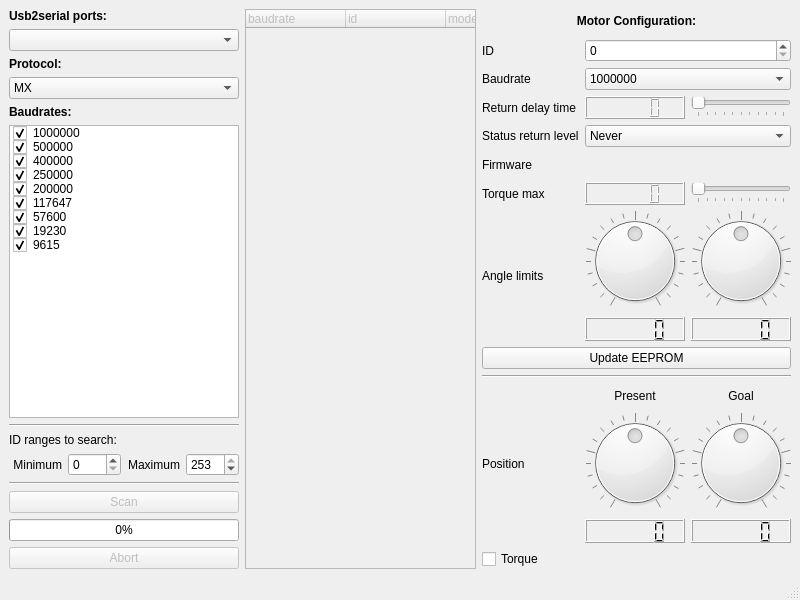
<?xml version="1.0" encoding="UTF-8"?>
<ui version="4.0">
 <class>MainWindow</class>
 <widget class="QMainWindow" name="MainWindow">
  <property name="geometry">
   <rect>
    <x>0</x>
    <y>0</y>
    <width>800</width>
    <height>600</height>
   </rect>
  </property>
  <property name="sizePolicy">
   <sizepolicy hsizetype="MinimumExpanding" vsizetype="MinimumExpanding">
    <horstretch>0</horstretch>
    <verstretch>0</verstretch>
   </sizepolicy>
  </property>
  <property name="minimumSize">
   <size>
    <width>800</width>
    <height>600</height>
   </size>
  </property>
  <property name="windowTitle">
   <string>Herborist</string>
  </property>
  <widget class="QWidget" name="centralwidget">
   <property name="sizePolicy">
    <sizepolicy hsizetype="Minimum" vsizetype="Minimum">
     <horstretch>0</horstretch>
     <verstretch>0</verstretch>
    </sizepolicy>
   </property>
   <layout class="QHBoxLayout" name="horizontalLayout_3">
    <item>
     <layout class="QHBoxLayout" name="horizontalLayout_2">
      <item>
       <layout class="QVBoxLayout" name="verticalLayout">
        <item>
         <widget class="QLabel" name="label">
          <property name="font">
           <font>
            <weight>75</weight>
            <bold>true</bold>
           </font>
          </property>
          <property name="text">
           <string>Usb2serial ports:</string>
          </property>
         </widget>
        </item>
        <item>
         <widget class="QComboBox" name="port_box"/>
        </item>
        <item>
         <widget class="QLabel" name="label">
          <property name="font">
           <font>
            <weight>75</weight>
            <bold>true</bold>
           </font>
          </property>
          <property name="text">
           <string>Protocol:</string>
          </property>
         </widget>
        </item>
        <item>
         <widget class="QComboBox" name="protocol_box">
         <item>
              <property name="text">
               <string>MX</string>
              </property>
             </item>
             <item>
              <property name="text">
               <string>XL</string>
              </property>
             </item>
             </widget>
        </item>
        <item>
         <widget class="QLabel" name="label_2">
          <property name="font">
           <font>
            <weight>75</weight>
            <bold>true</bold>
           </font>
          </property>
          <property name="text">
           <string>Baudrates:</string>
          </property>
         </widget>
        </item>
        <item>
         <widget class="QListWidget" name="baudrate_list">
          <property name="alternatingRowColors">
           <bool>false</bool>
          </property>
          <property name="isWrapping" stdset="0">
           <bool>false</bool>
          </property>
          <property name="uniformItemSizes">
           <bool>false</bool>
          </property>
          <property name="selectionRectVisible">
           <bool>false</bool>
          </property>
          <item>
           <property name="text">
            <string>1000000</string>
           </property>
           <property name="checkState">
            <enum>Checked</enum>
           </property>
          </item>
          <item>
           <property name="text">
            <string>500000</string>
           </property>
           <property name="checkState">
            <enum>Checked</enum>
           </property>
          </item>
          <item>
           <property name="text">
            <string>400000</string>
           </property>
           <property name="checkState">
            <enum>Checked</enum>
           </property>
          </item>
          <item>
           <property name="text">
            <string>250000</string>
           </property>
           <property name="checkState">
            <enum>Checked</enum>
           </property>
          </item>
          <item>
           <property name="text">
            <string>200000</string>
           </property>
           <property name="checkState">
            <enum>Checked</enum>
           </property>
          </item>
          <item>
           <property name="text">
            <string>117647</string>
           </property>
           <property name="checkState">
            <enum>Checked</enum>
           </property>
          </item>
          <item>
           <property name="text">
            <string>57600</string>
           </property>
           <property name="checkState">
            <enum>Checked</enum>
           </property>
          </item>
          <item>
           <property name="text">
            <string>19230</string>
           </property>
           <property name="checkState">
            <enum>Checked</enum>
           </property>
          </item>
          <item>
           <property name="text">
            <string>9615</string>
           </property>
           <property name="checkState">
            <enum>Checked</enum>
           </property>
          </item>
         </widget>
        </item>
        <item>
         <widget class="Line" name="line_2">
          <property name="orientation">
           <enum>Qt::Horizontal</enum>
          </property>
         </widget>
        </item>
        <item>
         <widget class="QLabel" name="label_3">
          <property name="text">
           <string>ID ranges to search:</string>
          </property>
         </widget>
        </item>
        <item>
         <layout class="QHBoxLayout" name="horizontalLayout">
          <item>
           <widget class="QLabel" name="label_4">
            <property name="text">
             <string>Minimum</string>
            </property>
            <property name="alignment">
             <set>Qt::AlignRight|Qt::AlignTrailing|Qt::AlignVCenter</set>
            </property>
           </widget>
          </item>
          <item>
           <widget class="QSpinBox" name="min_id">
            <property name="maximum">
             <number>254</number>
            </property>
           </widget>
          </item>
          <item>
           <widget class="QLabel" name="label_5">
            <property name="text">
             <string>Maximum</string>
            </property>
            <property name="alignment">
             <set>Qt::AlignRight|Qt::AlignTrailing|Qt::AlignVCenter</set>
            </property>
           </widget>
          </item>
          <item>
           <widget class="QSpinBox" name="max_id">
            <property name="cursor">
             <cursorShape>ArrowCursor</cursorShape>
            </property>
            <property name="maximum">
             <number>253</number>
            </property>
            <property name="value">
             <number>253</number>
            </property>
           </widget>
          </item>
         </layout>
        </item>
        <item>
         <widget class="Line" name="line">
          <property name="orientation">
           <enum>Qt::Horizontal</enum>
          </property>
         </widget>
        </item>
        <item>
         <widget class="QPushButton" name="scan_button">
          <property name="enabled">
           <bool>false</bool>
          </property>
          <property name="sizePolicy">
           <sizepolicy hsizetype="Minimum" vsizetype="Fixed">
            <horstretch>0</horstretch>
            <verstretch>0</verstretch>
           </sizepolicy>
          </property>
          <property name="text">
           <string>Scan</string>
          </property>
         </widget>
        </item>
        <item>
         <widget class="QProgressBar" name="scan_progress">
          <property name="value">
           <number>0</number>
          </property>
         </widget>
        </item>
        <item>
         <widget class="QPushButton" name="abort_button">
          <property name="enabled">
           <bool>false</bool>
          </property>
          <property name="focusPolicy">
           <enum>Qt::TabFocus</enum>
          </property>
          <property name="text">
           <string>Abort</string>
          </property>
         </widget>
        </item>
       </layout>
      </item>
      <item>
       <widget class="QTreeWidget" name="motor_tree">
        <property name="enabled">
         <bool>false</bool>
        </property>
        <property name="acceptDrops">
         <bool>false</bool>
        </property>
        <property name="horizontalScrollBarPolicy">
         <enum>Qt::ScrollBarAlwaysOff</enum>
        </property>
        <property name="autoScroll">
         <bool>true</bool>
        </property>
        <property name="showDropIndicator" stdset="0">
         <bool>false</bool>
        </property>
        <property name="dragEnabled">
         <bool>false</bool>
        </property>
        <property name="dragDropMode">
         <enum>QAbstractItemView::NoDragDrop</enum>
        </property>
        <property name="selectionMode">
         <enum>QAbstractItemView::ExtendedSelection</enum>
        </property>
        <column>
         <property name="text">
          <string>baudrate</string>
         </property>
        </column>
        <column>
         <property name="text">
          <string>id</string>
         </property>
        </column>
        <column>
         <property name="text">
          <string>model</string>
         </property>
        </column>
       </widget>
      </item>
      <item>
       <layout class="QGridLayout" name="motor_layout" columnstretch="0,0,0">
        <item row="7" column="1">
         <widget class="QLCDNumber" name="torque_max_lcd"/>
        </item>
        <item row="11" column="1">
         <widget class="QLCDNumber" name="lower_limit_lcd"/>
        </item>
        <item row="11" column="2">
         <widget class="QLCDNumber" name="upper_limit_lcd"/>
        </item>
        <item row="5" column="0">
         <widget class="QLabel" name="label_11">
          <property name="text">
           <string>Firmware</string>
          </property>
         </widget>
        </item>
        <item row="5" column="1" colspan="2">
         <widget class="QLabel" name="firmware_label">
          <property name="text">
           <string/>
          </property>
          <property name="alignment">
           <set>Qt::AlignRight|Qt::AlignTrailing|Qt::AlignVCenter</set>
          </property>
         </widget>
        </item>
        <item row="0" column="0" colspan="3">
         <widget class="QLabel" name="label_6">
          <property name="font">
           <font>
            <weight>75</weight>
            <bold>true</bold>
           </font>
          </property>
          <property name="text">
           <string>Motor Configuration:</string>
          </property>
          <property name="alignment">
           <set>Qt::AlignCenter</set>
          </property>
         </widget>
        </item>
        <item row="14" column="1">
         <widget class="QLabel" name="label_17">
          <property name="text">
           <string>Present</string>
          </property>
          <property name="alignment">
           <set>Qt::AlignCenter</set>
          </property>
         </widget>
        </item>
        <item row="17" column="0" colspan="3">
         <widget class="QCheckBox" name="torque_checkbox">
          <property name="text">
           <string>Torque</string>
          </property>
         </widget>
        </item>
        <item row="3" column="1">
         <widget class="QLCDNumber" name="rdt_lcd"/>
        </item>
        <item row="10" column="0" rowspan="2">
         <widget class="QLabel" name="label_15">
          <property name="sizePolicy">
           <sizepolicy hsizetype="Minimum" vsizetype="Minimum">
            <horstretch>0</horstretch>
            <verstretch>0</verstretch>
           </sizepolicy>
          </property>
          <property name="minimumSize">
           <size>
            <width>0</width>
            <height>0</height>
           </size>
          </property>
          <property name="text">
           <string>Angle limits</string>
          </property>
         </widget>
        </item>
        <item row="13" column="0" colspan="3">
         <widget class="Line" name="line_4">
          <property name="lineWidth">
           <number>1</number>
          </property>
          <property name="orientation">
           <enum>Qt::Horizontal</enum>
          </property>
         </widget>
        </item>
        <item row="14" column="0" rowspan="3">
         <widget class="QLabel" name="label_16">
          <property name="sizePolicy">
           <sizepolicy hsizetype="Minimum" vsizetype="Minimum">
            <horstretch>0</horstretch>
            <verstretch>0</verstretch>
           </sizepolicy>
          </property>
          <property name="text">
           <string>Position</string>
          </property>
         </widget>
        </item>
        <item row="15" column="1">
         <widget class="QDial" name="present_position_dial">
          <property name="minimum">
           <number>-180</number>
          </property>
          <property name="maximum">
           <number>180</number>
          </property>
          <property name="singleStep">
           <number>18</number>
          </property>
          <property name="pageStep">
           <number>5</number>
          </property>
          <property name="notchesVisible">
           <bool>true</bool>
          </property>
         </widget>
        </item>
        <item row="14" column="2">
         <widget class="QLabel" name="label_18">
          <property name="text">
           <string>Goal</string>
          </property>
          <property name="alignment">
           <set>Qt::AlignCenter</set>
          </property>
         </widget>
        </item>
        <item row="10" column="1">
         <widget class="QDial" name="lower_limit_dial">
          <property name="sizePolicy">
           <sizepolicy hsizetype="Minimum" vsizetype="Minimum">
            <horstretch>0</horstretch>
            <verstretch>0</verstretch>
           </sizepolicy>
          </property>
          <property name="minimum">
           <number>-180</number>
          </property>
          <property name="maximum">
           <number>180</number>
          </property>
          <property name="singleStep">
           <number>18</number>
          </property>
          <property name="pageStep">
           <number>5</number>
          </property>
          <property name="notchesVisible">
           <bool>true</bool>
          </property>
         </widget>
        </item>
        <item row="16" column="1">
         <widget class="QLCDNumber" name="present_position_lcd"/>
        </item>
        <item row="3" column="0">
         <widget class="QLabel" name="label_9">
          <property name="text">
           <string>Return delay time</string>
          </property>
         </widget>
        </item>
        <item row="2" column="0">
         <widget class="QLabel" name="label_8">
          <property name="text">
           <string>Baudrate</string>
          </property>
         </widget>
        </item>
        <item row="12" column="0" colspan="3">
         <widget class="QPushButton" name="update_eeprom_button">
          <property name="text">
           <string>Update EEPROM</string>
          </property>
         </widget>
        </item>
        <item row="7" column="0">
         <widget class="QLabel" name="label_14">
          <property name="text">
           <string>Torque max</string>
          </property>
         </widget>
        </item>
        <item row="2" column="1" colspan="2">
         <widget class="QComboBox" name="baud_combobox">
          <item>
           <property name="text">
            <string>1000000</string>
           </property>
          </item>
          <item>
           <property name="text">
            <string>500000</string>
           </property>
          </item>
          <item>
           <property name="text">
            <string>400000</string>
           </property>
          </item>
          <item>
           <property name="text">
            <string>250000</string>
           </property>
          </item>
          <item>
           <property name="text">
            <string>200000</string>
           </property>
          </item>
          <item>
           <property name="text">
            <string>117647</string>
           </property>
          </item>
          <item>
           <property name="text">
            <string>57600</string>
           </property>
          </item>
          <item>
           <property name="text">
            <string>19230</string>
           </property>
          </item>
          <item>
           <property name="text">
            <string>9615</string>
           </property>
          </item>
         </widget>
        </item>
        <item row="1" column="1" colspan="2">
         <widget class="QSpinBox" name="id_spinbox">
          <property name="minimum">
           <number>0</number>
          </property>
          <property name="maximum">
           <number>253</number>
          </property>
         </widget>
        </item>
        <item row="16" column="2">
         <widget class="QLCDNumber" name="goal_position_lcd"/>
        </item>
        <item row="1" column="0">
         <widget class="QLabel" name="label_7">
          <property name="text">
           <string>ID</string>
          </property>
         </widget>
        </item>
        <item row="4" column="0">
         <widget class="QLabel" name="label_10">
          <property name="text">
           <string>Status return level</string>
          </property>
         </widget>
        </item>
        <item row="10" column="2">
         <widget class="QDial" name="upper_limit_dial">
          <property name="sizePolicy">
           <sizepolicy hsizetype="Minimum" vsizetype="Minimum">
            <horstretch>0</horstretch>
            <verstretch>0</verstretch>
           </sizepolicy>
          </property>
          <property name="minimum">
           <number>-180</number>
          </property>
          <property name="maximum">
           <number>180</number>
          </property>
          <property name="singleStep">
           <number>18</number>
          </property>
          <property name="pageStep">
           <number>5</number>
          </property>
          <property name="notchesVisible">
           <bool>true</bool>
          </property>
         </widget>
        </item>
        <item row="15" column="2">
         <widget class="QDial" name="goal_position_dial">
          <property name="minimum">
           <number>-180</number>
          </property>
          <property name="maximum">
           <number>180</number>
          </property>
          <property name="singleStep">
           <number>18</number>
          </property>
          <property name="pageStep">
           <number>5</number>
          </property>
          <property name="notchesVisible">
           <bool>true</bool>
          </property>
         </widget>
        </item>
        <item row="7" column="2">
         <widget class="QSlider" name="torque_max_slider">
          <property name="maximum">
           <number>100</number>
          </property>
          <property name="orientation">
           <enum>Qt::Horizontal</enum>
          </property>
          <property name="tickPosition">
           <enum>QSlider::TicksBelow</enum>
          </property>
         </widget>
        </item>
        <item row="4" column="1" colspan="2">
         <widget class="QComboBox" name="srl_combobox">
          <item>
           <property name="text">
            <string>Never</string>
           </property>
          </item>
          <item>
           <property name="text">
            <string>Read</string>
           </property>
          </item>
          <item>
           <property name="text">
            <string>Always</string>
           </property>
          </item>
         </widget>
        </item>
        <item row="3" column="2">
         <widget class="QSlider" name="rdt_slider">
          <property name="maximum">
           <number>500</number>
          </property>
          <property name="orientation">
           <enum>Qt::Horizontal</enum>
          </property>
          <property name="tickPosition">
           <enum>QSlider::TicksBelow</enum>
          </property>
          <property name="tickInterval">
           <number>50</number>
          </property>
         </widget>
        </item>
       </layout>
      </item>
     </layout>
    </item>
   </layout>
  </widget>
  <widget class="QStatusBar" name="statusbar"/>
 </widget>
 <resources/>
 <connections/>
</ui>
